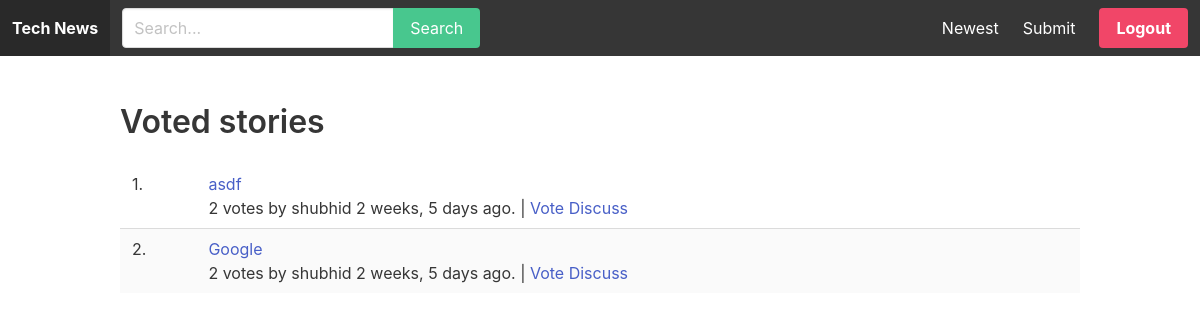
The page /userprofile/admin/votes/ on the database its author committed.
### story/models.py (models this page shows, shortened)
class Story(models.Model):
    title = models.CharField(max_length=255)
    url = models.URLField()
    number_of_votes = models.IntegerField(default=1)
    created_by = models.ForeignKey(User, related_name='stories', on_delete=models.CASCADE)
    created_at = models.DateTimeField(auto_now_add=True)
    class Meta:
        ordering = ['-created_at']

### userprofile/views.py (the view)
# urls.py: path('<str:username>/votes/', views.votes, name='votes'),
def votes(request, username):
    user = get_object_or_404(User, username=username)
    votes = user.votes.all()
    stories = []
    for vote in votes:
        stories.append(vote.story)
    return render(request, 'userprofile/votes.html', {"user":user, "stories":stories})

### templates/userprofile/votes.html
{% extends 'core/base.html' %}
{% block content %}
  <div class="container">
    <div class="columns">
      <div class="column is-12">
        <h1 class="title">Voted stories</h1>
      </div>
    </div>
    {% include 'story/parts/stories.html' %}
  </div>
{% endblock %}

### templates/story/parts/stories.html
<div class="columns">
  <div class="column is-12">
    <table class="table is-striped is-fullwidth">
      <tbody>
        {% for story in stories %}
          <tr>
            <td>{{ forloop.counter }}.</td>
            <td>
              <a href="{{ story.url }}" target="_blank"> {{ story.title }} </a>
              <p>
                {{ story.number_of_votes }} votes by {{ story.created_by.username }} {{ story.created_at|timesince}} ago. |
                {% if not story.created_by == request.user %} <a href="{% url 'story:vote' story.id %}">Vote</a> {% endif %}
                <a href="{% url 'story:story' story.id %}">Discuss</a>
              </p>
            </td>
          </tr>
        {% endfor %}
      </tbody>
    </table>
  </div>
</div>

### rows shown on the page
Story: title "asdf", number_of_votes "2", created_by.username "shubhid", created_at "2 weeks, 5 days", shows "Vote"
Story: title "Google", number_of_votes "2", created_by.username "shubhid", created_at "2 weeks, 5 days", shows "Vote"
